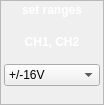
<?xml version="1.0" encoding="UTF-8"?>
<ui version="4.0">
 <class>Form</class>
 <widget class="QWidget" name="Form">
  <property name="geometry">
   <rect>
    <x>0</x>
    <y>0</y>
    <width>104</width>
    <height>105</height>
   </rect>
  </property>
  <property name="sizePolicy">
   <sizepolicy hsizetype="Maximum" vsizetype="Maximum">
    <horstretch>0</horstretch>
    <verstretch>0</verstretch>
   </sizepolicy>
  </property>
  <property name="minimumSize">
   <size>
    <width>100</width>
    <height>105</height>
   </size>
  </property>
  <property name="maximumSize">
   <size>
    <width>104</width>
    <height>105</height>
   </size>
  </property>
  <property name="windowTitle">
   <string>Form</string>
  </property>
  <property name="toolTip">
   <string>Change the voltage range for the selected channel</string>
  </property>
  <property name="styleSheet">
   <string notr="true">QFrame.PeripheralCollection{
border-top-left-radius: 10px;
border-top-right-radius: 10px;
border-bottom-right-radius: 10px;
border-bottom-left-radius: 10px;
border: 1px solid black;
background: qlineargradient(x1: 0, y1: 0, x2: 0, y2: 1,
stop: 0 rgb(97, 146, 121), stop: 0.5 rgb(65, 89, 111));

}
QLabel {
color: white;
background:transparent;
}
</string>
  </property>
  <layout class="QVBoxLayout" name="verticalLayout">
   <property name="spacing">
    <number>0</number>
   </property>
   <property name="margin">
    <number>0</number>
   </property>
   <item>
    <widget class="QFrame" name="widgetFrameOuter">
     <property name="sizePolicy">
      <sizepolicy hsizetype="Preferred" vsizetype="MinimumExpanding">
       <horstretch>0</horstretch>
       <verstretch>0</verstretch>
      </sizepolicy>
     </property>
     <property name="minimumSize">
      <size>
       <width>80</width>
       <height>0</height>
      </size>
     </property>
     <property name="styleSheet">
      <string notr="true"/>
     </property>
     <property name="frameShape">
      <enum>QFrame::StyledPanel</enum>
     </property>
     <property name="frameShadow">
      <enum>QFrame::Raised</enum>
     </property>
     <property name="class" stdset="0">
      <string>ControlWidget</string>
     </property>
     <layout class="QVBoxLayout" name="verticalLayout_3">
      <property name="spacing">
       <number>2</number>
      </property>
      <property name="leftMargin">
       <number>3</number>
      </property>
      <property name="topMargin">
       <number>2</number>
      </property>
      <property name="rightMargin">
       <number>3</number>
      </property>
      <property name="bottomMargin">
       <number>3</number>
      </property>
      <item>
       <widget class="QLabel" name="title">
        <property name="sizePolicy">
         <sizepolicy hsizetype="Preferred" vsizetype="Maximum">
          <horstretch>0</horstretch>
          <verstretch>0</verstretch>
         </sizepolicy>
        </property>
        <property name="font">
         <font>
          <pointsize>9</pointsize>
          <weight>75</weight>
          <bold>true</bold>
         </font>
        </property>
        <property name="text">
         <string>set ranges</string>
        </property>
        <property name="alignment">
         <set>Qt::AlignCenter</set>
        </property>
       </widget>
      </item>
      <item>
       <widget class="QFrame" name="ImageFrame">
        <property name="sizePolicy">
         <sizepolicy hsizetype="Expanding" vsizetype="Expanding">
          <horstretch>0</horstretch>
          <verstretch>0</verstretch>
         </sizepolicy>
        </property>
        <property name="minimumSize">
         <size>
          <width>90</width>
          <height>70</height>
         </size>
        </property>
        <property name="styleSheet">
         <string notr="true"/>
        </property>
        <layout class="QGridLayout" name="gridLayout_3">
         <property name="leftMargin">
          <number>0</number>
         </property>
         <property name="topMargin">
          <number>3</number>
         </property>
         <property name="rightMargin">
          <number>0</number>
         </property>
         <property name="bottomMargin">
          <number>0</number>
         </property>
         <property name="horizontalSpacing">
          <number>0</number>
         </property>
         <property name="verticalSpacing">
          <number>2</number>
         </property>
         <item row="1" column="0">
          <widget class="QComboBox" name="g1">
           <item>
            <property name="text">
             <string>+/-16V</string>
            </property>
           </item>
           <item>
            <property name="text">
             <string>+/-8V</string>
            </property>
           </item>
           <item>
            <property name="text">
             <string>+/-4V</string>
            </property>
           </item>
           <item>
            <property name="text">
             <string>+/-3V</string>
            </property>
           </item>
           <item>
            <property name="text">
             <string>+/-2V</string>
            </property>
           </item>
           <item>
            <property name="text">
             <string>+/-1.5V</string>
            </property>
           </item>
           <item>
            <property name="text">
             <string>+/-1V</string>
            </property>
           </item>
           <item>
            <property name="text">
             <string>+/-500mV</string>
            </property>
           </item>
           <item>
            <property name="text">
             <string>+/-160V</string>
            </property>
           </item>
          </widget>
         </item>
         <item row="0" column="0">
          <widget class="QLabel" name="title_2">
           <property name="sizePolicy">
            <sizepolicy hsizetype="Preferred" vsizetype="Maximum">
             <horstretch>0</horstretch>
             <verstretch>0</verstretch>
            </sizepolicy>
           </property>
           <property name="font">
            <font>
             <pointsize>9</pointsize>
             <weight>75</weight>
             <bold>true</bold>
            </font>
           </property>
           <property name="text">
            <string>CH1, CH2</string>
           </property>
           <property name="alignment">
            <set>Qt::AlignCenter</set>
           </property>
          </widget>
         </item>
        </layout>
       </widget>
      </item>
     </layout>
    </widget>
   </item>
  </layout>
 </widget>
 <resources/>
 <connections>
  <connection>
   <sender>g1</sender>
   <signal>currentIndexChanged(int)</signal>
   <receiver>Form</receiver>
   <slot>setGains()</slot>
   <hints>
    <hint type="sourcelabel">
     <x>76</x>
     <y>77</y>
    </hint>
    <hint type="destinationlabel">
     <x>121</x>
     <y>82</y>
    </hint>
   </hints>
  </connection>
 </connections>
 <slots>
  <slot>setGains()</slot>
 </slots>
</ui>
